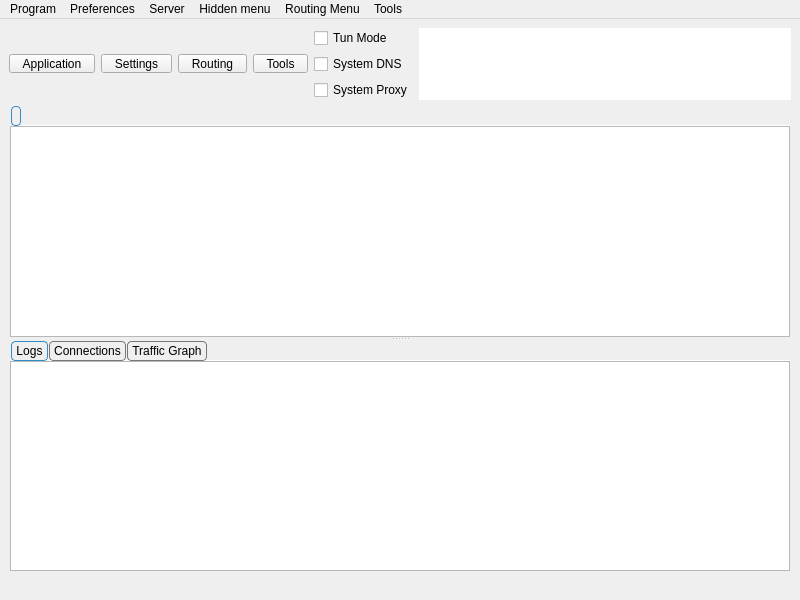
<?xml version="1.0" encoding="UTF-8"?>
<ui version="4.0">
 <class>MainWindow</class>
 <widget class="QMainWindow" name="MainWindow">
  <property name="geometry">
   <rect>
    <x>0</x>
    <y>0</y>
    <width>800</width>
    <height>600</height>
   </rect>
  </property>
  <property name="minimumSize">
   <size>
    <width>800</width>
    <height>600</height>
   </size>
  </property>
  <property name="windowTitle">
   <string notr="true">Throne</string>
  </property>
  <widget class="QWidget" name="centralwidget">
   <layout class="QVBoxLayout" name="verticalLayout_3" stretch="0,0,0">
    <item>
     <layout class="QHBoxLayout" name="horizontalLayout_2">
      <item>
       <widget class="QToolButton" name="toolButton_program">
        <property name="minimumSize">
         <size>
          <width>0</width>
          <height>0</height>
         </size>
        </property>
        <property name="styleSheet">
         <string notr="true">QToolButton {
    padding-left: 8px;
    padding-right: 8px;
}

QToolButton::menu-indicator {
    subcontrol-origin: border;
    subcontrol-position: bottom right;
    right: 2px;
    bottom: 3px;
}</string>
        </property>
        <property name="text">
         <string>Application</string>
        </property>
        <property name="icon">
         <iconset resource="../../res/Throne.qrc">
          <normaloff>:/icon/b-system-run.png</normaloff>:/icon/b-system-run.png</iconset>
        </property>
        <property name="iconSize">
         <size>
          <width>24</width>
          <height>24</height>
         </size>
        </property>
        <property name="popupMode">
         <enum>QToolButton::ToolButtonPopupMode::InstantPopup</enum>
        </property>
        <property name="toolButtonStyle">
         <enum>Qt::ToolButtonStyle::ToolButtonTextUnderIcon</enum>
        </property>
       </widget>
      </item>
      <item>
       <widget class="QToolButton" name="toolButton_preferences">
        <property name="minimumSize">
         <size>
          <width>0</width>
          <height>0</height>
         </size>
        </property>
        <property name="styleSheet">
         <string notr="true">QToolButton {
    padding-left: 8px;
    padding-right: 8px;
}

QToolButton::menu-indicator {
    subcontrol-origin: border;
    subcontrol-position: bottom right;
    right: 2px;
    bottom: 3px;
}</string>
        </property>
        <property name="text">
         <string>Settings</string>
        </property>
        <property name="icon">
         <iconset resource="../../res/Throne.qrc">
          <normaloff>:/icon/b-preferences.png</normaloff>:/icon/b-preferences.png</iconset>
        </property>
        <property name="iconSize">
         <size>
          <width>24</width>
          <height>24</height>
         </size>
        </property>
        <property name="popupMode">
         <enum>QToolButton::ToolButtonPopupMode::InstantPopup</enum>
        </property>
        <property name="toolButtonStyle">
         <enum>Qt::ToolButtonStyle::ToolButtonTextUnderIcon</enum>
        </property>
       </widget>
      </item>
      <item>
       <widget class="QToolButton" name="toolButton_routing">
        <property name="minimumSize">
         <size>
          <width>0</width>
          <height>0</height>
         </size>
        </property>
        <property name="styleSheet">
         <string notr="true">QToolButton {
    padding-left: 8px;
    padding-right: 8px;
}

QToolButton::menu-indicator {
    subcontrol-origin: border;
    subcontrol-position: bottom right;
    right: 2px;
    bottom: 3px;
}</string>
        </property>
        <property name="text">
         <string>Routing</string>
        </property>
        <property name="icon">
         <iconset resource="../../res/Throne.qrc">
          <normaloff>:/icon/b-network-routing.png</normaloff>:/icon/b-network-routing.png</iconset>
        </property>
        <property name="iconSize">
         <size>
          <width>24</width>
          <height>24</height>
         </size>
        </property>
        <property name="popupMode">
         <enum>QToolButton::ToolButtonPopupMode::InstantPopup</enum>
        </property>
        <property name="toolButtonStyle">
         <enum>Qt::ToolButtonStyle::ToolButtonTextUnderIcon</enum>
        </property>
       </widget>
      </item>
      <item>
       <widget class="QToolButton" name="toolButton_tools">
        <property name="minimumSize">
         <size>
          <width>0</width>
          <height>0</height>
         </size>
        </property>
        <property name="styleSheet">
         <string notr="true">QToolButton {
    padding-left: 8px;
    padding-right: 8px;
}

QToolButton::menu-indicator {
    subcontrol-origin: border;
    subcontrol-position: bottom right;
    right: 2px;
    bottom: 3px;
}</string>
        </property>
        <property name="text">
         <string>Tools</string>
        </property>
        <property name="icon">
         <iconset resource="../../res/Throne.qrc">
          <normaloff>:/icon/b-tools-button.png</normaloff>:/icon/b-tools-button.png</iconset>
        </property>
        <property name="iconSize">
         <size>
          <width>24</width>
          <height>24</height>
         </size>
        </property>
        <property name="popupMode">
         <enum>QToolButton::ToolButtonPopupMode::InstantPopup</enum>
        </property>
        <property name="toolButtonStyle">
         <enum>Qt::ToolButtonStyle::ToolButtonTextUnderIcon</enum>
        </property>
       </widget>
      </item>
      <item>
       <layout class="QVBoxLayout" name="verticalLayout_4">
        <item>
         <widget class="QCheckBox" name="checkBox_VPN">
          <property name="sizePolicy">
           <sizepolicy hsizetype="Minimum" vsizetype="Minimum">
            <horstretch>0</horstretch>
            <verstretch>0</verstretch>
           </sizepolicy>
          </property>
          <property name="text">
           <string>Tun Mode</string>
          </property>
         </widget>
        </item>
        <item>
         <widget class="QCheckBox" name="system_dns">
          <property name="text">
           <string>System DNS</string>
          </property>
         </widget>
        </item>
        <item>
         <widget class="QCheckBox" name="checkBox_SystemProxy">
          <property name="text">
           <string>System Proxy</string>
          </property>
         </widget>
        </item>
       </layout>
      </item>
      <item>
       <widget class="QTextBrowser" name="data_view">
        <property name="enabled">
         <bool>true</bool>
        </property>
        <property name="sizePolicy">
         <sizepolicy hsizetype="Expanding" vsizetype="Ignored">
          <horstretch>0</horstretch>
          <verstretch>0</verstretch>
         </sizepolicy>
        </property>
        <property name="minimumSize">
         <size>
          <width>0</width>
          <height>0</height>
         </size>
        </property>
        <property name="mouseTracking">
         <bool>false</bool>
        </property>
        <property name="focusPolicy">
         <enum>Qt::FocusPolicy::NoFocus</enum>
        </property>
        <property name="contextMenuPolicy">
         <enum>Qt::ContextMenuPolicy::NoContextMenu</enum>
        </property>
        <property name="acceptDrops">
         <bool>false</bool>
        </property>
        <property name="frameShape">
         <enum>QFrame::Shape::NoFrame</enum>
        </property>
        <property name="frameShadow">
         <enum>QFrame::Shadow::Sunken</enum>
        </property>
        <property name="verticalScrollBarPolicy">
         <enum>Qt::ScrollBarPolicy::ScrollBarAlwaysOff</enum>
        </property>
        <property name="horizontalScrollBarPolicy">
         <enum>Qt::ScrollBarPolicy::ScrollBarAlwaysOff</enum>
        </property>
        <property name="textInteractionFlags">
         <set>Qt::TextInteractionFlag::LinksAccessibleByKeyboard|Qt::TextInteractionFlag::LinksAccessibleByMouse</set>
        </property>
       </widget>
      </item>
     </layout>
    </item>
    <item>
     <widget class="QSplitter" name="splitter">
      <property name="orientation">
       <enum>Qt::Orientation::Vertical</enum>
      </property>
      <widget class="QTabWidget" name="tabWidget">
       <property name="styleSheet">
        <string notr="true">QTabWidget::tab-bar {
    left: 2px;
}

QTabBar {
    background: transparent;
    qproperty-drawBase: 0;
}

QTabBar::tab {
    border: 1px solid #777777;

    border-radius: 4px;
    padding: 2px 4px;
    margin-right: 1px;
}

QTabBar::tab:selected {
    border: 1px solid palette(highlight);
}</string>
       </property>
       <property name="currentIndex">
        <number>0</number>
       </property>
       <property name="documentMode">
        <bool>true</bool>
       </property>
       <property name="movable">
        <bool>true</bool>
       </property>
       <widget class="QWidget" name="widget1">
        <attribute name="title">
         <string/>
        </attribute>
        <layout class="QGridLayout" name="gridLayout_2">
         <property name="leftMargin">
          <number>1</number>
         </property>
         <property name="topMargin">
          <number>0</number>
         </property>
         <property name="rightMargin">
          <number>1</number>
         </property>
         <property name="bottomMargin">
          <number>0</number>
         </property>
         <property name="spacing">
          <number>0</number>
         </property>
         <item row="0" column="0">
          <widget class="ProfilesTableView" name="profilesTableView">
           <property name="contextMenuPolicy">
            <enum>Qt::ContextMenuPolicy::CustomContextMenu</enum>
           </property>
           <property name="editTriggers">
            <set>QAbstractItemView::EditTrigger::NoEditTriggers</set>
           </property>
           <property name="alternatingRowColors">
            <bool>true</bool>
           </property>
           <property name="selectionBehavior">
            <enum>QAbstractItemView::SelectionBehavior::SelectRows</enum>
           </property>
           <property name="horizontalScrollMode">
            <enum>QAbstractItemView::ScrollMode::ScrollPerPixel</enum>
           </property>
           <property name="wordWrap">
            <bool>false</bool>
           </property>
           <attribute name="horizontalHeaderMinimumSectionSize">
            <number>16</number>
           </attribute>
           <attribute name="horizontalHeaderHighlightSections">
            <bool>false</bool>
           </attribute>
           <attribute name="horizontalHeaderShowSortIndicator" stdset="0">
            <bool>false</bool>
           </attribute>
           <attribute name="verticalHeaderDefaultSectionSize">
            <number>30</number>
           </attribute>
          </widget>
         </item>
        </layout>
       </widget>
      </widget>
      <widget class="QWidget" name="aaaaaaaaaaaaaaaaaa">
       <layout class="QVBoxLayout" name="aaaaaaaaaaaa" stretch="0">
        <item>
         <widget class="QWidget" name="down_tab" native="true">
          <layout class="QVBoxLayout" name="verticalLayout">
           <property name="spacing">
            <number>0</number>
           </property>
           <property name="leftMargin">
            <number>0</number>
           </property>
           <property name="topMargin">
            <number>0</number>
           </property>
           <property name="rightMargin">
            <number>0</number>
           </property>
           <property name="bottomMargin">
            <number>0</number>
           </property>
           <item>
            <widget class="QTabWidget" name="stats_widget">
             <property name="autoFillBackground">
              <bool>true</bool>
             </property>
             <property name="styleSheet">
              <string notr="true">QTabWidget::tab-bar {
    left: 2px;
}

QTabBar {
    background: transparent;
    qproperty-drawBase: 0;
}

QTabBar::tab {
    border: 1px solid #777777;

    border-radius: 4px;
    padding: 2px 4px;
    margin-right: 1px;
}

QTabBar::tab:selected {
    border: 1px solid palette(highlight);
}</string>
             </property>
             <property name="tabPosition">
              <enum>QTabWidget::TabPosition::North</enum>
             </property>
             <property name="tabShape">
              <enum>QTabWidget::TabShape::Rounded</enum>
             </property>
             <property name="currentIndex">
              <number>0</number>
             </property>
             <property name="elideMode">
              <enum>Qt::TextElideMode::ElideNone</enum>
             </property>
             <property name="usesScrollButtons">
              <bool>true</bool>
             </property>
             <property name="documentMode">
              <bool>true</bool>
             </property>
             <property name="tabsClosable">
              <bool>false</bool>
             </property>
             <property name="movable">
              <bool>true</bool>
             </property>
             <property name="tabBarAutoHide">
              <bool>false</bool>
             </property>
             <widget class="QWidget" name="Logs">
              <property name="enabled">
               <bool>true</bool>
              </property>
              <attribute name="title">
               <string>Logs</string>
              </attribute>
              <layout class="QHBoxLayout" name="horizontalLayout_3" stretch="0">
               <property name="spacing">
                <number>0</number>
               </property>
               <property name="sizeConstraint">
                <enum>QLayout::SizeConstraint::SetDefaultConstraint</enum>
               </property>
               <property name="leftMargin">
                <number>1</number>
               </property>
               <property name="topMargin">
                <number>0</number>
               </property>
               <property name="rightMargin">
                <number>1</number>
               </property>
               <property name="bottomMargin">
                <number>0</number>
               </property>
               <item>
                <widget class="QTextBrowser" name="masterLogBrowser">
                 <property name="contextMenuPolicy">
                  <enum>Qt::ContextMenuPolicy::CustomContextMenu</enum>
                 </property>
                 <property name="openLinks">
                  <bool>false</bool>
                 </property>
                </widget>
               </item>
              </layout>
             </widget>
             <widget class="QWidget" name="connections_tab">
              <attribute name="title">
               <string>Connections</string>
              </attribute>
              <layout class="QHBoxLayout" name="horizontalLayout_4">
               <property name="spacing">
                <number>0</number>
               </property>
               <property name="sizeConstraint">
                <enum>QLayout::SizeConstraint::SetDefaultConstraint</enum>
               </property>
               <property name="leftMargin">
                <number>1</number>
               </property>
               <property name="topMargin">
                <number>0</number>
               </property>
               <property name="rightMargin">
                <number>1</number>
               </property>
               <property name="bottomMargin">
                <number>0</number>
               </property>
               <item>
                <widget class="QTableWidget" name="connections">
                 <property name="autoFillBackground">
                  <bool>false</bool>
                 </property>
                 <column>
                  <property name="text">
                   <string>Destination (Domain)</string>
                  </property>
                  <property name="toolTip">
                   <string>Click To Disable Sorting</string>
                  </property>
                 </column>
                 <column>
                  <property name="text">
                   <string>Process</string>
                  </property>
                  <property name="toolTip">
                   <string>Click To Sort By Process</string>
                  </property>
                 </column>
                 <column>
                  <property name="text">
                   <string>Protocol</string>
                  </property>
                  <property name="toolTip">
                   <string>Click To Sort By Protocol</string>
                  </property>
                 </column>
                 <column>
                  <property name="text">
                   <string>Outbound</string>
                  </property>
                  <property name="toolTip">
                   <string>Click To Sort By Outbound</string>
                  </property>
                 </column>
                 <column>
                  <property name="text">
                   <string>Traffic</string>
                  </property>
                  <property name="toolTip">
                   <string>Click To Toggle sort by Traffic</string>
                  </property>
                 </column>
                </widget>
               </item>
              </layout>
             </widget>
             <widget class="QWidget" name="graph_tab">
              <attribute name="title">
               <string>Traffic Graph</string>
              </attribute>
              <layout class="QHBoxLayout" name="horizontalLayout_6">
               <property name="spacing">
                <number>0</number>
               </property>
               <property name="sizeConstraint">
                <enum>QLayout::SizeConstraint::SetDefaultConstraint</enum>
               </property>
               <property name="leftMargin">
                <number>1</number>
               </property>
               <property name="topMargin">
                <number>0</number>
               </property>
               <property name="rightMargin">
                <number>1</number>
               </property>
               <property name="bottomMargin">
                <number>0</number>
               </property>
              </layout>
             </widget>
            </widget>
           </item>
          </layout>
         </widget>
        </item>
       </layout>
      </widget>
     </widget>
    </item>
    <item>
     <layout class="QHBoxLayout" name="horizontalLayout">
      <item>
       <widget class="QLabel" name="label_running">
        <property name="text">
         <string/>
        </property>
       </widget>
      </item>
      <item>
       <widget class="QLabel" name="label_inbound">
        <property name="text">
         <string/>
        </property>
        <property name="alignment">
         <set>Qt::AlignmentFlag::AlignLeading|Qt::AlignmentFlag::AlignLeft|Qt::AlignmentFlag::AlignVCenter</set>
        </property>
       </widget>
      </item>
      <item>
       <widget class="QLabel" name="label_speed">
        <property name="text">
         <string/>
        </property>
        <property name="alignment">
         <set>Qt::AlignmentFlag::AlignLeading|Qt::AlignmentFlag::AlignLeft|Qt::AlignmentFlag::AlignVCenter</set>
        </property>
       </widget>
      </item>
     </layout>
    </item>
   </layout>
  </widget>
  <widget class="QMenuBar" name="menubar">
   <property name="geometry">
    <rect>
     <x>0</x>
     <y>0</y>
     <width>800</width>
     <height>25</height>
    </rect>
   </property>
   <widget class="QMenu" name="menu_program">
    <property name="title">
     <string>Program</string>
    </property>
    <widget class="QMenu" name="menu_spmode">
     <property name="title">
      <string>System Proxy</string>
     </property>
     <addaction name="menu_spmode_system_proxy"/>
     <addaction name="menu_spmode_vpn"/>
     <addaction name="menu_spmode_disabled"/>
    </widget>
    <addaction name="actionHide_window"/>
    <addaction name="separator"/>
    <addaction name="menu_add_from_clipboard2"/>
    <addaction name="actionAdd_profile_from_File"/>
    <addaction name="menu_scan_qr"/>
    <addaction name="separator"/>
    <addaction name="actionStart_with_system"/>
    <addaction name="actionRemember_last_proxy"/>
    <addaction name="actionAllow_LAN"/>
    <addaction name="menu_spmode"/>
    <addaction name="separator"/>
    <addaction name="actionRestart_Proxy"/>
    <addaction name="actionRestart_Program"/>
    <addaction name="menu_exit"/>
   </widget>
   <widget class="QMenu" name="menu_preferences">
    <property name="title">
     <string>Preferences</string>
    </property>
    <addaction name="menu_manage_groups"/>
    <addaction name="menu_basic_settings"/>
    <addaction name="menu_routing_settings"/>
    <addaction name="menu_vpn_settings"/>
    <addaction name="menu_hotkey_settings"/>
    <addaction name="menu_open_config_folder"/>
   </widget>
   <widget class="QMenu" name="menu_server">
    <property name="title">
     <string>Server</string>
    </property>
    <widget class="QMenu" name="menu_share_item">
     <property name="title">
      <string>Share</string>
     </property>
     <addaction name="menu_qr"/>
     <addaction name="menu_export_config"/>
     <addaction name="actionExport_Xray_config"/>
     <addaction name="separator"/>
     <addaction name="menu_copy_links"/>
     <addaction name="menu_copy_links_nkr"/>
     <addaction name="actionCopy_Test_Result"/>
    </widget>
    <addaction name="menu_add_from_input"/>
    <addaction name="menu_add_from_clipboard"/>
    <addaction name="separator"/>
    <addaction name="menu_start"/>
    <addaction name="menu_stop"/>
    <addaction name="separator"/>
    <addaction name="menu_select_all"/>
    <addaction name="menu_clone"/>
    <addaction name="menu_reset_traffic"/>
    <addaction name="menu_delete"/>
    <addaction name="menu_share_item"/>
    <addaction name="separator"/>
    <addaction name="actionUrl_Test_Selected"/>
    <addaction name="menu_resolve_selected"/>
    <addaction name="actionClear_Test_Result"/>
    <addaction name="actionSpeedtest_Current"/>
    <addaction name="actionSpeedtest_Selected"/>
    <addaction name="actionResolve_Selected_Out_IP"/>
   </widget>
   <widget class="QMenu" name="menuHidden_menu">
    <property name="title">
     <string>Hidden menu</string>
    </property>
    <addaction name="menu_update_subscription"/>
    <addaction name="menu_resolve_domain"/>
    <addaction name="menu_remove_invalid"/>
    <addaction name="actionUrl_Test_Group"/>
    <addaction name="menu_remove_unavailable"/>
    <addaction name="menu_clear_test_result"/>
    <addaction name="menu_delete_repeat"/>
    <addaction name="actionSpeedtest_Group"/>
    <addaction name="actionResolve_Out_IP"/>
    <addaction name="actionRefresh_Column_Widths"/>
   </widget>
   <widget class="QMenu" name="menuRouting_Menu">
    <property name="title">
     <string>Routing Menu</string>
    </property>
   </widget>
   <widget class="QMenu" name="menuTools">
    <property name="title">
     <string>Tools</string>
    </property>
    <addaction name="actionTraffic_Stats"/>
    <addaction name="actionCheck_For_Update"/>
   </widget>
   <addaction name="menu_program"/>
   <addaction name="menu_preferences"/>
   <addaction name="menu_server"/>
   <addaction name="menuHidden_menu"/>
   <addaction name="menuRouting_Menu"/>
   <addaction name="menuTools"/>
  </widget>
  <action name="menu_exit">
   <property name="text">
    <string>Exit</string>
   </property>
  </action>
  <action name="actionShow_window">
   <property name="text">
    <string>Show Window</string>
   </property>
  </action>
  <action name="menu_basic_settings">
   <property name="text">
    <string>Basic Settings</string>
   </property>
  </action>
  <action name="menu_add_from_input">
   <property name="text">
    <string>New profile</string>
   </property>
   <property name="shortcut">
    <string notr="true">Ctrl+N</string>
   </property>
  </action>
  <action name="menu_manage_groups">
   <property name="text">
    <string>Groups</string>
   </property>
  </action>
  <action name="menu_start">
   <property name="text">
    <string>Start</string>
   </property>
   <property name="shortcut">
    <string notr="true">Return</string>
   </property>
  </action>
  <action name="menu_stop">
   <property name="text">
    <string>Stop</string>
   </property>
   <property name="shortcut">
    <string notr="true">Ctrl+S</string>
   </property>
  </action>
  <action name="menu_routing_settings">
   <property name="text">
    <string>Routing Settings</string>
   </property>
  </action>
  <action name="menu_add_from_clipboard">
   <property name="text">
    <string>Add profile from clipboard</string>
   </property>
   <property name="shortcut">
    <string notr="true">Ctrl+V</string>
   </property>
  </action>
  <action name="menu_delete">
   <property name="text">
    <string>Delete</string>
   </property>
   <property name="shortcut">
    <string notr="true">Del</string>
   </property>
  </action>
  <action name="menu_add_from_clipboard2">
   <property name="text">
    <string>Add profile from clipboard</string>
   </property>
  </action>
  <action name="menu_profile_debug_info">
   <property name="text">
    <string>Debug Info</string>
   </property>
  </action>
  <action name="menu_qr">
   <property name="text">
    <string>QR Code and link</string>
   </property>
   <property name="shortcut">
    <string notr="true">Ctrl+Q</string>
   </property>
  </action>
  <action name="menu_copy_link">
   <property name="text">
    <string>Copy Link</string>
   </property>
  </action>
  <action name="menu_tcp_ping">
   <property name="text">
    <string notr="true">Tcp Ping</string>
   </property>
   <property name="shortcut">
    <string notr="true">Ctrl+Shift+T</string>
   </property>
  </action>
  <action name="menu_url_test">
   <property name="text">
    <string notr="true">Url Test</string>
   </property>
   <property name="shortcut">
    <string notr="true">Ctrl+Shift+U</string>
   </property>
  </action>
  <action name="menu_clear_test_result">
   <property name="text">
    <string>Clear Test Result</string>
   </property>
   <property name="shortcut">
    <string notr="true">Ctrl+Shift+C</string>
   </property>
  </action>
  <action name="menu_export_config">
   <property name="text">
    <string>Export Sing-box config</string>
   </property>
   <property name="shortcut">
    <string notr="true">Ctrl+E</string>
   </property>
  </action>
  <action name="menu_reset_traffic">
   <property name="text">
    <string>Reset Traffic</string>
   </property>
   <property name="shortcut">
    <string notr="true">Ctrl+R</string>
   </property>
  </action>
  <action name="menu_scan_qr">
   <property name="text">
    <string>Scan QR Code</string>
   </property>
   <property name="shortcut">
    <string notr="true">Ctrl+Shift+Q</string>
   </property>
  </action>
  <action name="menu_spmode_system_proxy">
   <property name="checkable">
    <bool>true</bool>
   </property>
   <property name="text">
    <string>Enable System Proxy</string>
   </property>
  </action>
  <action name="menu_spmode_disabled">
   <property name="checkable">
    <bool>true</bool>
   </property>
   <property name="text">
    <string>Disable</string>
   </property>
  </action>
  <action name="menu_delete_repeat">
   <property name="text">
    <string>Remove Duplicates</string>
   </property>
   <property name="shortcut">
    <string notr="true">Ctrl+Shift+D</string>
   </property>
  </action>
  <action name="actionfake">
   <property name="text">
    <string>fake</string>
   </property>
   <property name="visible">
    <bool>false</bool>
   </property>
  </action>
  <action name="menu_move">
   <property name="text">
    <string>Move</string>
   </property>
   <property name="shortcut">
    <string notr="true">Ctrl+M</string>
   </property>
  </action>
  <action name="actionStart_with_system">
   <property name="checkable">
    <bool>true</bool>
   </property>
   <property name="text">
    <string>Start with system</string>
   </property>
  </action>
  <action name="actionRemember_last_proxy">
   <property name="checkable">
    <bool>true</bool>
   </property>
   <property name="text">
    <string>Remember last profile</string>
   </property>
  </action>
  <action name="actionAllow_LAN">
   <property name="checkable">
    <bool>true</bool>
   </property>
   <property name="text">
    <string>Allow other devices to connect</string>
   </property>
  </action>
  <action name="menu_remove_unavailable">
   <property name="text">
    <string>Remove Unavailable</string>
   </property>
   <property name="shortcut">
    <string notr="true">Ctrl+Shift+R</string>
   </property>
  </action>
  <action name="menu_full_test">
   <property name="text">
    <string>Full Test</string>
   </property>
   <property name="shortcut">
    <string notr="true">Ctrl+Shift+F</string>
   </property>
  </action>
  <action name="menu_hotkey_settings">
   <property name="text">
    <string>Hotkey Settings</string>
   </property>
  </action>
  <action name="menu_select_all">
   <property name="text">
    <string>Select All</string>
   </property>
   <property name="shortcut">
    <string notr="true">Ctrl+A</string>
   </property>
  </action>
  <action name="menu_copy_links_nkr">
   <property name="text">
    <string>Copy links of selected (Json Links)</string>
   </property>
   <property name="shortcut">
    <string notr="true">Ctrl+Alt+C</string>
   </property>
  </action>
  <action name="actionfake_2">
   <property name="text">
    <string>fake</string>
   </property>
   <property name="visible">
    <bool>false</bool>
   </property>
  </action>
  <action name="actionfake_3">
   <property name="text">
    <string>fake</string>
   </property>
   <property name="visible">
    <bool>false</bool>
   </property>
  </action>
  <action name="menu_copy_links">
   <property name="text">
    <string>Copy links of selected</string>
   </property>
   <property name="shortcut">
    <string notr="true">Ctrl+C</string>
   </property>
  </action>
  <action name="menu_spmode_vpn">
   <property name="checkable">
    <bool>true</bool>
   </property>
   <property name="text">
    <string>Enable Tun</string>
   </property>
  </action>
  <action name="menu_clone">
   <property name="text">
    <string>Clone</string>
   </property>
   <property name="shortcut">
    <string notr="true">Ctrl+D</string>
   </property>
  </action>
  <action name="menu_update_subscription">
   <property name="text">
    <string>Update subscription</string>
   </property>
   <property name="shortcut">
    <string notr="true">Ctrl+U</string>
   </property>
   <property name="visible">
    <bool>true</bool>
   </property>
  </action>
  <action name="menu_resolve_domain">
   <property name="text">
    <string>Resolve domain</string>
   </property>
   <property name="shortcut">
    <string notr="true">Ctrl+Shift+I</string>
   </property>
  </action>
  <action name="menu_vpn_settings">
   <property name="text">
    <string>Tun Settings</string>
   </property>
  </action>
  <action name="actionRestart_Program">
   <property name="text">
    <string>Restart Program</string>
   </property>
  </action>
  <action name="menu_open_config_folder">
   <property name="text">
    <string>Open Config Folder</string>
   </property>
  </action>
  <action name="actionfake_4">
   <property name="text">
    <string notr="true">fake</string>
   </property>
   <property name="visible">
    <bool>false</bool>
   </property>
  </action>
  <action name="actionfake_5">
   <property name="text">
    <string notr="true">fake</string>
   </property>
   <property name="visible">
    <bool>false</bool>
   </property>
  </action>
  <action name="actionRestart_Proxy">
   <property name="text">
    <string>Restart Core</string>
   </property>
  </action>
  <action name="menu_stop_testing">
   <property name="text">
    <string>Stop Testing</string>
   </property>
   <property name="shortcut">
    <string notr="true">Ctrl+.</string>
   </property>
  </action>
  <action name="actionUrl_Test_Selected">
   <property name="text">
    <string>Url Test Selected</string>
   </property>
   <property name="shortcut">
    <string notr="true">Ctrl+Shift+S</string>
   </property>
   <property name="visible">
    <bool>true</bool>
   </property>
  </action>
  <action name="actionUrl_Test_Group">
   <property name="enabled">
    <bool>true</bool>
   </property>
   <property name="text">
    <string>Url Test Group</string>
   </property>
   <property name="shortcut">
    <string notr="true">Ctrl+Shift+G</string>
   </property>
   <property name="visible">
    <bool>true</bool>
   </property>
  </action>
  <action name="menu_resolve_selected">
   <property name="text">
    <string>Resolve Selected Domain</string>
   </property>
   <property name="visible">
    <bool>true</bool>
   </property>
  </action>
  <action name="menu_remove_invalid">
   <property name="text">
    <string>Remove Invalid</string>
   </property>
   <property name="shortcut">
    <string notr="true">Ctrl+Alt+I</string>
   </property>
   <property name="menuRole">
    <enum>QAction::MenuRole::TextHeuristicRole</enum>
   </property>
  </action>
  <action name="menu_open_routing_manager">
   <property name="text">
    <string>Open Manager</string>
   </property>
  </action>
  <action name="actionSpeedtest_Current">
   <property name="text">
    <string>Speedtest Current</string>
   </property>
   <property name="shortcut">
    <string notr="true">F6</string>
   </property>
  </action>
  <action name="actionSpeedtest_Selected">
   <property name="text">
    <string>Speedtest Selected</string>
   </property>
   <property name="shortcut">
    <string notr="true">Ctrl+Shift+P</string>
   </property>
  </action>
  <action name="actionSpeedtest_Group">
   <property name="text">
    <string>Speedtest Group</string>
   </property>
   <property name="shortcut">
    <string notr="true">Ctrl+Alt+P</string>
   </property>
  </action>
  <action name="actionHide_window">
   <property name="text">
    <string>Hide window</string>
   </property>
   <property name="shortcut">
    <string notr="true">Ctrl+H</string>
   </property>
  </action>
  <action name="actionAdd_profile_from_File">
   <property name="text">
    <string>Add profile from File</string>
   </property>
   <property name="shortcut">
    <string notr="true">Ctrl+O</string>
   </property>
  </action>
  <action name="actionResolve_Out_IP">
   <property name="text">
    <string>Resolve Out IP</string>
   </property>
  </action>
  <action name="actionResolve_Selected_Out_IP">
   <property name="text">
    <string>Resolve Selected Out IP</string>
   </property>
  </action>
  <action name="actionRefresh_Column_Widths">
   <property name="text">
    <string>Refresh Column Widths</string>
   </property>
  </action>
  <action name="actionExport_Xray_config">
   <property name="text">
    <string>Export Xray config</string>
   </property>
  </action>
  <action name="actionCopy_Test_Result">
   <property name="text">
    <string>Copy Test Result</string>
   </property>
  </action>
  <action name="actionClear_Test_Result">
   <property name="text">
    <string>Clear Test Result</string>
   </property>
  </action>
  <action name="actionTraffic_Stats">
   <property name="text">
    <string>Traffic Stats</string>
   </property>
  </action>
  <action name="actionCheck_For_Update">
   <property name="text">
    <string>Check For Update</string>
   </property>
  </action>
 </widget>
 <customwidgets>
  <customwidget>
   <class>ProfilesTableView</class>
   <extends>QTableView</extends>
   <header>include/ui/utils/ProfilesTableView.h</header>
  </customwidget>
 </customwidgets>
 <resources>
  <include location="../../res/Throne.qrc"/>
 </resources>
 <connections/>
</ui>
